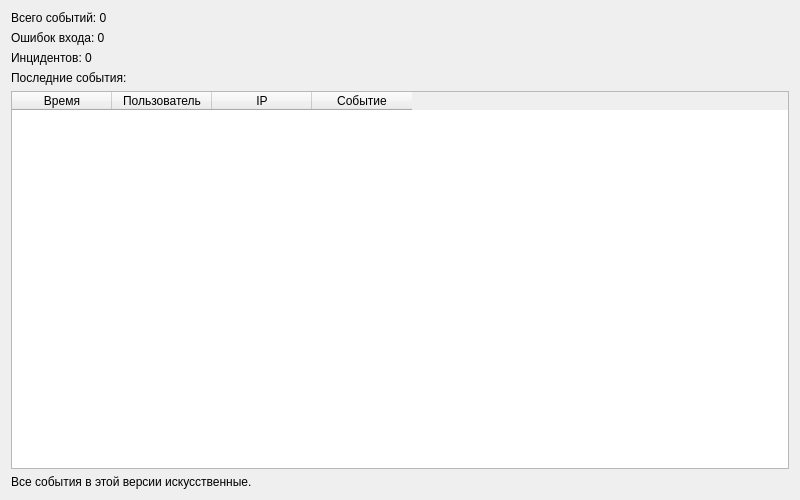
<?xml version="1.0" encoding="UTF-8"?>
<ui version="4.0">
  <class>DashboardPage</class>
  <widget class="QWidget" name="DashboardPage">
    <property name="geometry">
      <rect>
        <x>0</x>
        <y>0</y>
        <width>800</width>
        <height>500</height>
      </rect>
    </property>
    <layout class="QVBoxLayout" name="pageLayout">
      <item>
        <widget class="QLabel" name="total_label">
          <property name="text">
            <string>Всего событий: 0</string>
          </property>
        </widget>
      </item>
      <item>
        <widget class="QLabel" name="failed_label">
          <property name="text">
            <string>Ошибок входа: 0</string>
          </property>
        </widget>
      </item>
      <item>
        <widget class="QLabel" name="incidents_label">
          <property name="text">
            <string>Инцидентов: 0</string>
          </property>
        </widget>
      </item>
      <item>
        <widget class="QLabel" name="recentEventsTitle">
          <property name="text">
            <string>Последние события:</string>
          </property>
        </widget>
      </item>
      <item>
        <widget class="QTableWidget" name="table">
          <column>
            <property name="text">
              <string>Время</string>
            </property>
          </column>
          <column>
            <property name="text">
              <string>Пользователь</string>
            </property>
          </column>
          <column>
            <property name="text">
              <string>IP</string>
            </property>
          </column>
          <column>
            <property name="text">
              <string>Событие</string>
            </property>
          </column>
        </widget>
      </item>
      <item>
        <widget class="QLabel" name="warningLabel">
          <property name="text">
            <string>Все события в этой версии искусственные.</string>
          </property>
        </widget>
      </item>
    </layout>
  </widget>
  <resources />
  <connections />
</ui>
